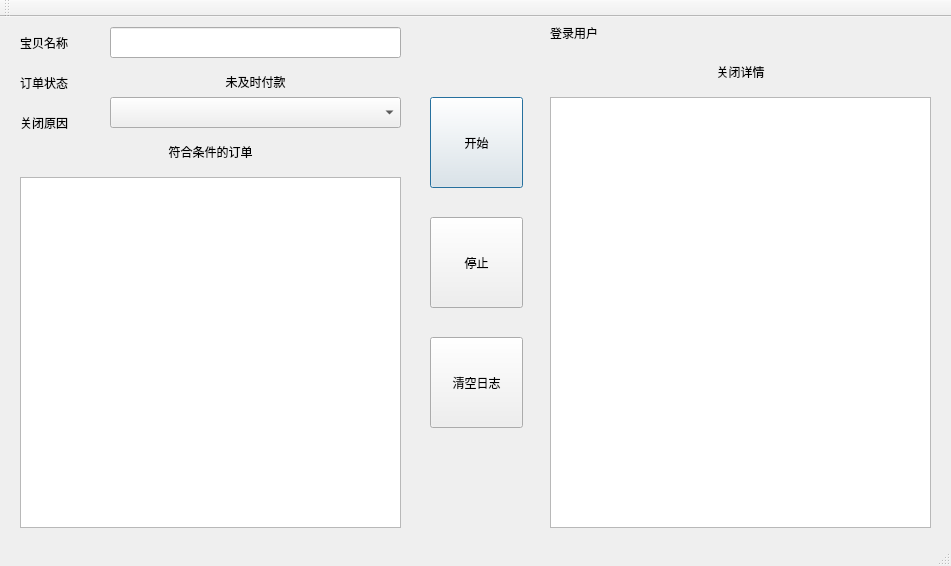
<?xml version="1.0" encoding="UTF-8"?>
<ui version="4.0">
 <class>MainWindow</class>
 <widget class="QMainWindow" name="MainWindow">
  <property name="geometry">
   <rect>
    <x>0</x>
    <y>0</y>
    <width>951</width>
    <height>566</height>
   </rect>
  </property>
  <property name="sizePolicy">
   <sizepolicy hsizetype="Expanding" vsizetype="Ignored">
    <horstretch>0</horstretch>
    <verstretch>0</verstretch>
   </sizepolicy>
  </property>
  <property name="windowTitle">
   <string>批量关闭交易</string>
  </property>
  <widget class="QWidget" name="centralWidget">
   <widget class="QLabel" name="name">
    <property name="geometry">
     <rect>
      <x>20</x>
      <y>10</y>
      <width>72</width>
      <height>31</height>
     </rect>
    </property>
    <property name="sizePolicy">
     <sizepolicy hsizetype="Expanding" vsizetype="Expanding">
      <horstretch>0</horstretch>
      <verstretch>0</verstretch>
     </sizepolicy>
    </property>
    <property name="text">
     <string>宝贝名称</string>
    </property>
   </widget>
   <widget class="QLabel" name="reason">
    <property name="geometry">
     <rect>
      <x>20</x>
      <y>90</y>
      <width>72</width>
      <height>31</height>
     </rect>
    </property>
    <property name="sizePolicy">
     <sizepolicy hsizetype="Expanding" vsizetype="Expanding">
      <horstretch>0</horstretch>
      <verstretch>0</verstretch>
     </sizepolicy>
    </property>
    <property name="text">
     <string>关闭原因</string>
    </property>
   </widget>
   <widget class="QLabel" name="status">
    <property name="geometry">
     <rect>
      <x>20</x>
      <y>50</y>
      <width>72</width>
      <height>31</height>
     </rect>
    </property>
    <property name="sizePolicy">
     <sizepolicy hsizetype="Expanding" vsizetype="Expanding">
      <horstretch>0</horstretch>
      <verstretch>0</verstretch>
     </sizepolicy>
    </property>
    <property name="text">
     <string>订单状态</string>
    </property>
   </widget>
   <widget class="QLabel" name="match_condition">
    <property name="geometry">
     <rect>
      <x>20</x>
      <y>120</y>
      <width>381</width>
      <height>31</height>
     </rect>
    </property>
    <property name="sizePolicy">
     <sizepolicy hsizetype="Expanding" vsizetype="Expanding">
      <horstretch>0</horstretch>
      <verstretch>0</verstretch>
     </sizepolicy>
    </property>
    <property name="text">
     <string>&lt;html&gt;&lt;head/&gt;&lt;body&gt;&lt;p align=&quot;center&quot;&gt;符合条件的订单&lt;/p&gt;&lt;/body&gt;&lt;/html&gt;</string>
    </property>
   </widget>
   <widget class="QTextEdit" name="order">
    <property name="geometry">
     <rect>
      <x>20</x>
      <y>160</y>
      <width>381</width>
      <height>351</height>
     </rect>
    </property>
   </widget>
   <widget class="QLineEdit" name="search_name">
    <property name="geometry">
     <rect>
      <x>110</x>
      <y>10</y>
      <width>291</width>
      <height>31</height>
     </rect>
    </property>
    <property name="sizePolicy">
     <sizepolicy hsizetype="Expanding" vsizetype="Expanding">
      <horstretch>0</horstretch>
      <verstretch>0</verstretch>
     </sizepolicy>
    </property>
   </widget>
   <widget class="QLabel" name="not_paid">
    <property name="geometry">
     <rect>
      <x>110</x>
      <y>50</y>
      <width>291</width>
      <height>31</height>
     </rect>
    </property>
    <property name="sizePolicy">
     <sizepolicy hsizetype="Expanding" vsizetype="Expanding">
      <horstretch>0</horstretch>
      <verstretch>0</verstretch>
     </sizepolicy>
    </property>
    <property name="text">
     <string>&lt;html&gt;&lt;head/&gt;&lt;body&gt;&lt;p align=&quot;center&quot;&gt;未及时付款&lt;/p&gt;&lt;/body&gt;&lt;/html&gt;</string>
    </property>
   </widget>
   <widget class="QComboBox" name="comboBox">
    <property name="geometry">
     <rect>
      <x>110</x>
      <y>80</y>
      <width>291</width>
      <height>31</height>
     </rect>
    </property>
    <property name="sizePolicy">
     <sizepolicy hsizetype="Expanding" vsizetype="Expanding">
      <horstretch>0</horstretch>
      <verstretch>0</verstretch>
     </sizepolicy>
    </property>
   </widget>
   <widget class="QPushButton" name="start">
    <property name="geometry">
     <rect>
      <x>430</x>
      <y>80</y>
      <width>93</width>
      <height>91</height>
     </rect>
    </property>
    <property name="sizePolicy">
     <sizepolicy hsizetype="Expanding" vsizetype="Expanding">
      <horstretch>0</horstretch>
      <verstretch>0</verstretch>
     </sizepolicy>
    </property>
    <property name="text">
     <string>开始</string>
    </property>
    <property name="autoDefault">
     <bool>false</bool>
    </property>
    <property name="default">
     <bool>true</bool>
    </property>
   </widget>
   <widget class="QPushButton" name="stop">
    <property name="geometry">
     <rect>
      <x>430</x>
      <y>200</y>
      <width>93</width>
      <height>91</height>
     </rect>
    </property>
    <property name="sizePolicy">
     <sizepolicy hsizetype="Expanding" vsizetype="Expanding">
      <horstretch>0</horstretch>
      <verstretch>0</verstretch>
     </sizepolicy>
    </property>
    <property name="text">
     <string>停止</string>
    </property>
   </widget>
   <widget class="QTextEdit" name="detail">
    <property name="geometry">
     <rect>
      <x>550</x>
      <y>80</y>
      <width>381</width>
      <height>431</height>
     </rect>
    </property>
    <property name="sizePolicy">
     <sizepolicy hsizetype="Expanding" vsizetype="Expanding">
      <horstretch>0</horstretch>
      <verstretch>0</verstretch>
     </sizepolicy>
    </property>
    <property name="minimumSize">
     <size>
      <width>381</width>
      <height>431</height>
     </size>
    </property>
    <property name="maximumSize">
     <size>
      <width>381</width>
      <height>431</height>
     </size>
    </property>
   </widget>
   <widget class="QLabel" name="detail_info">
    <property name="geometry">
     <rect>
      <x>550</x>
      <y>40</y>
      <width>381</width>
      <height>31</height>
     </rect>
    </property>
    <property name="sizePolicy">
     <sizepolicy hsizetype="Expanding" vsizetype="Expanding">
      <horstretch>0</horstretch>
      <verstretch>0</verstretch>
     </sizepolicy>
    </property>
    <property name="text">
     <string>&lt;html&gt;&lt;head/&gt;&lt;body&gt;&lt;p align=&quot;center&quot;&gt;关闭详情&lt;/p&gt;&lt;/body&gt;&lt;/html&gt;</string>
    </property>
   </widget>
   <widget class="QLabel" name="login">
    <property name="geometry">
     <rect>
      <x>550</x>
      <y>0</y>
      <width>91</width>
      <height>31</height>
     </rect>
    </property>
    <property name="sizePolicy">
     <sizepolicy hsizetype="Expanding" vsizetype="Expanding">
      <horstretch>0</horstretch>
      <verstretch>0</verstretch>
     </sizepolicy>
    </property>
    <property name="text">
     <string>登录用户</string>
    </property>
   </widget>
   <widget class="QLabel" name="user_name">
    <property name="geometry">
     <rect>
      <x>650</x>
      <y>0</y>
      <width>281</width>
      <height>31</height>
     </rect>
    </property>
    <property name="sizePolicy">
     <sizepolicy hsizetype="Expanding" vsizetype="Expanding">
      <horstretch>0</horstretch>
      <verstretch>0</verstretch>
     </sizepolicy>
    </property>
    <property name="text">
     <string/>
    </property>
   </widget>
   <widget class="QPushButton" name="pushButton">
    <property name="geometry">
     <rect>
      <x>430</x>
      <y>320</y>
      <width>93</width>
      <height>91</height>
     </rect>
    </property>
    <property name="sizePolicy">
     <sizepolicy hsizetype="Expanding" vsizetype="Expanding">
      <horstretch>0</horstretch>
      <verstretch>0</verstretch>
     </sizepolicy>
    </property>
    <property name="text">
     <string>清空日志</string>
    </property>
   </widget>
  </widget>
  <widget class="QMenuBar" name="menuBar">
   <property name="geometry">
    <rect>
     <x>0</x>
     <y>0</y>
     <width>951</width>
     <height>26</height>
    </rect>
   </property>
  </widget>
  <widget class="QToolBar" name="mainToolBar">
   <attribute name="toolBarArea">
    <enum>TopToolBarArea</enum>
   </attribute>
   <attribute name="toolBarBreak">
    <bool>false</bool>
   </attribute>
  </widget>
  <widget class="QStatusBar" name="statusBar"/>
 </widget>
 <layoutdefault spacing="6" margin="11"/>
 <resources/>
 <connections/>
</ui>
